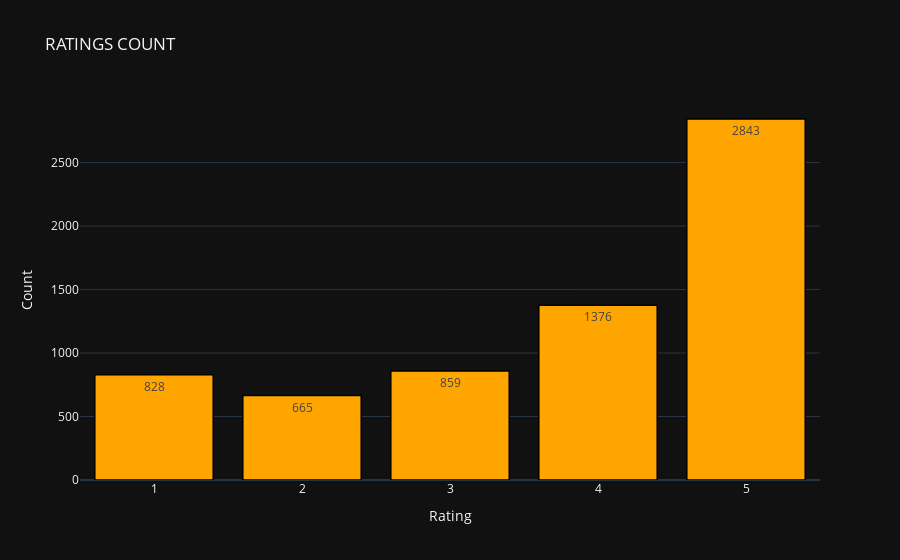

The code cell stored with this chart in its notebook:
### Code cell
import matplotlib.pyplot as plt
import numpy as np
import plotly.graph_objs as go
import pandas as pd

# Assuming data is your PySpark DataFrame

# Convert PySpark DataFrame to Pandas DataFrame
temp_df = books_final.groupBy("rating").count().toPandas()

# Create trace1 for bar chart
trace1 = go.Bar(
    x=temp_df['rating'],
    y=temp_df['count'],
    text = temp_df['count'],  # Labels for each bar
    marker=dict(color='rgb(255,165,0)', line=dict(color='rgb(0,0,0)', width=1.5))
)

# Layout for bar chart
layout_bar = go.Layout(
    template="plotly_dark",
    title='RATINGS COUNT',
    xaxis=dict(title='Rating'),
    yaxis=dict(title='Count')
)

# Create figure for bar chart
fig_bar = go.Figure(data=[trace1], layout=layout_bar)
fig_bar.show()

### Figure 1 — Plotly figure (JSON) as saved in the notebook; plotly's stock layout.template omitted (floating-point values rounded to 4 significant figures)
{"data": [{"marker": {"color": "rgb(255,165,0)", "line": {"color": "rgb(0,0,0)", "width": 1.5}}, "text": [828, 1376, 859, 665, 2843, 29], "type": "bar", "x": [1, 4, 3, 2, 5, null], "y": [828, 1376, 859, 665, 2843, 29]}], "layout": {"title": {"text": "RATINGS COUNT"}, "xaxis": {"title": {"text": "Rating"}}, "yaxis": {"title": {"text": "Count"}}}}
